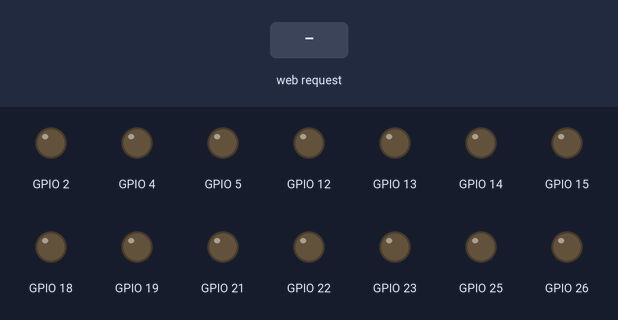
Recording of a sketch running on a simulated ESP32. Parts: output pins drawn as LEDs (lit = HIGH). The inputs (shaded band) are chosen by the test bench. WiFi joins after 1.5 s; servers stay silent unless stated; what the sketch prints to the serial monitor is not drawn.

Above: at 2.8 s.
2.9 s: HTTP request GET /2 received
At 3.9 s:
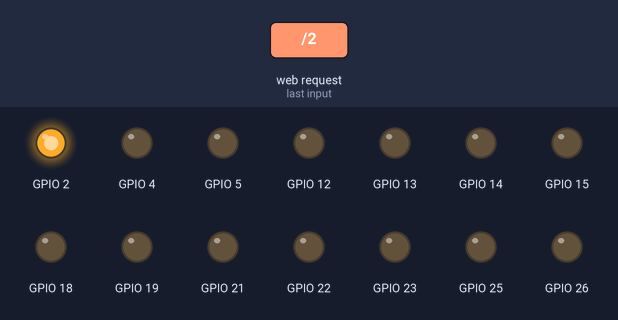
4.4 s: HTTP request GET /4 received
At 5.1 s:
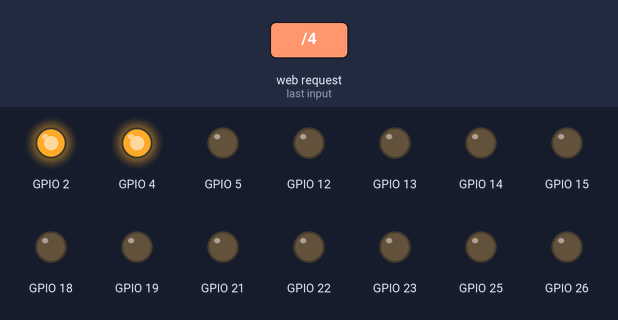
5.9 s: HTTP request GET /5 received
At 6.2 s:
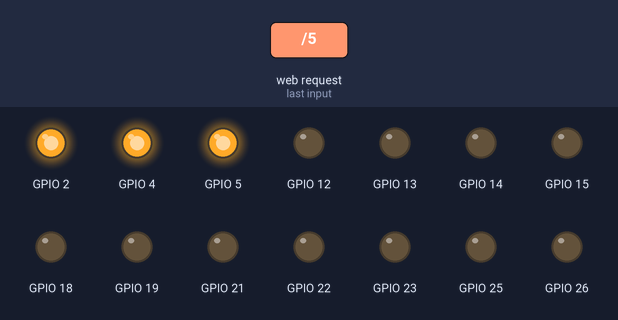
7.4 s: HTTP request GET /12 received
At 8.5 s:
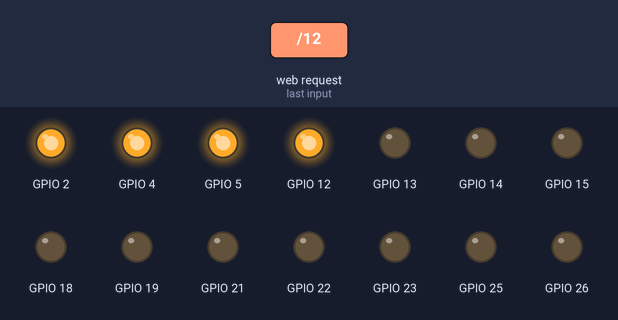
8.9 s: HTTP request GET /13 received
At 9.7 s:
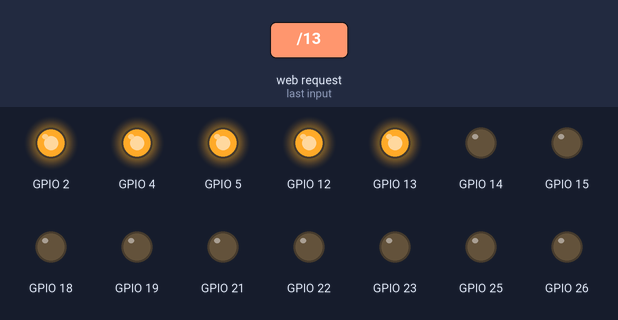
10.4 s: HTTP request GET /14 received
At 10.9 s:
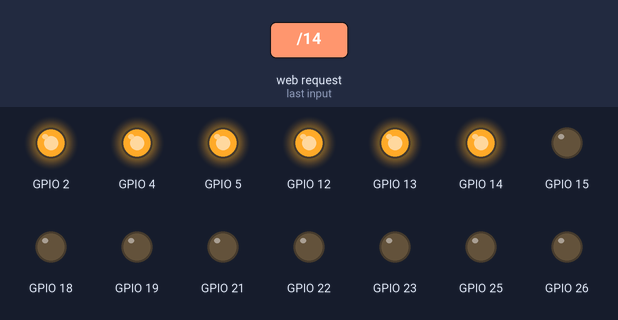
Timing chart, 0 to 12.9 s (numbered marks = the images above; inputs shaded):
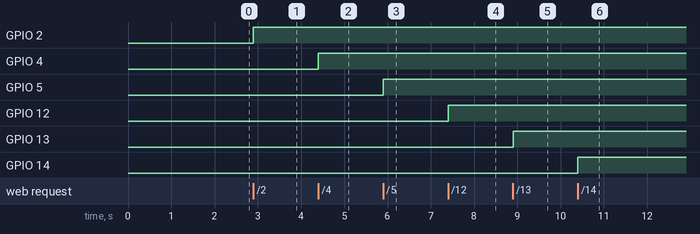

The sketch:

appInventor.ino
```cpp
#include <WiFi.h>

const char* ssid     = "2G NetVirtua 306b";
const char* password = "pos26041982@";

WiFiServer server(80);

void setup()
{
    Serial.begin(115200);
    pinMode(2, OUTPUT);
    pinMode(4, OUTPUT);
    pinMode(5, OUTPUT);
    pinMode(12, OUTPUT);
    pinMode(13, OUTPUT);
    pinMode(14, OUTPUT);
    pinMode(15, OUTPUT);
    pinMode(18, OUTPUT);
    pinMode(19, OUTPUT);
    pinMode(21, OUTPUT);
    pinMode(22, OUTPUT);
    pinMode(23, OUTPUT);
    pinMode(25, OUTPUT);
    pinMode(26, OUTPUT);
    pinMode(27, OUTPUT);
    pinMode(32, OUTPUT);
    pinMode(33, OUTPUT);
    pinMode(34, OUTPUT);
    pinMode(35, OUTPUT);

    delay(10);
    configurarWifi();
    server.begin();
}

void loop(){

 WiFiClient client = server.available();   // listen for incoming clients

  if(client){
    String resposta = client.readStringUntil('\r');

    if(resposta.indexOf("/2")!= -1)
      digitalWrite(2, !digitalRead(2));
    else if(resposta.indexOf("/4") != -1)
      digitalWrite(4, !digitalRead(4));
    else if(resposta.indexOf("/5") != -1)
      digitalWrite(5, !digitalRead(5));
    else if(resposta.indexOf("/12") != -1)
      digitalWrite(12, !digitalRead(12));
    else if(resposta.indexOf("/13") != -1)
      digitalWrite(13, !digitalRead(13));
    else if(resposta.indexOf("/14") != -1)
      digitalWrite(14, !digitalRead(14));
    else if(resposta.indexOf("/15") != -1)
      digitalWrite(15, !digitalRead(15));
    else if(resposta.indexOf("/18") != -1)
      digitalWrite(18, !digitalRead(18));
    else if(resposta.indexOf("/19") != -1)
      digitalWrite(19, !digitalRead(19));
    else if(resposta.indexOf("/21") != -1)
      digitalWrite(21, !digitalRead(21));
    else if(resposta.indexOf("/22") != -1)
      digitalWrite(22, !digitalRead(22));
    else if(resposta.indexOf("/23") != -1)
      digitalWrite(23, !digitalRead(23));
    else if(resposta.indexOf("/25") != -1)
      digitalWrite(25, !digitalRead(25));
    else if(resposta.indexOf("/26") != -1)
      digitalWrite(26, !digitalRead(26));
    else if(resposta.indexOf("/27") != -1)
      digitalWrite(27, !digitalRead(27));
    else if(resposta.indexOf("/32") != -1)
      digitalWrite(32, !digitalRead(32));
    else if(resposta.indexOf("/33") != -1)
      digitalWrite(33, !digitalRead(33));
    else if(resposta.indexOf("/34") != -1)
      digitalWrite(34, !digitalRead(34));
    else if(resposta.indexOf("/35") != -1)
      digitalWrite(35, !digitalRead(35));
  }

}

void configurarWifi(){
  Serial.print("Conectando à rede: ");
  Serial.println(ssid);

  WiFi.mode(WIFI_STA);
  WiFi.begin(ssid, password);

  while(WiFi.status() != WL_CONNECTED){
    Serial.print("|");
    delay(200);
  }
  Serial.println();
  Serial.print("Conectado com sucesso. O IP da ESP é: ");
  Serial.println(WiFi.localIP());
}
```

Measured:
- after the input at 2.9 s, GPIO 2: LOW → HIGH at once
- after the input at 4.4 s, GPIO 4: LOW → HIGH at once
- after the input at 5.9 s, GPIO 5: LOW → HIGH at once
- after the input at 7.4 s, GPIO 12: LOW → HIGH at once
- after the input at 8.9 s, GPIO 13: LOW → HIGH at once
- after the input at 10.4 s, GPIO 14: LOW → HIGH at once
